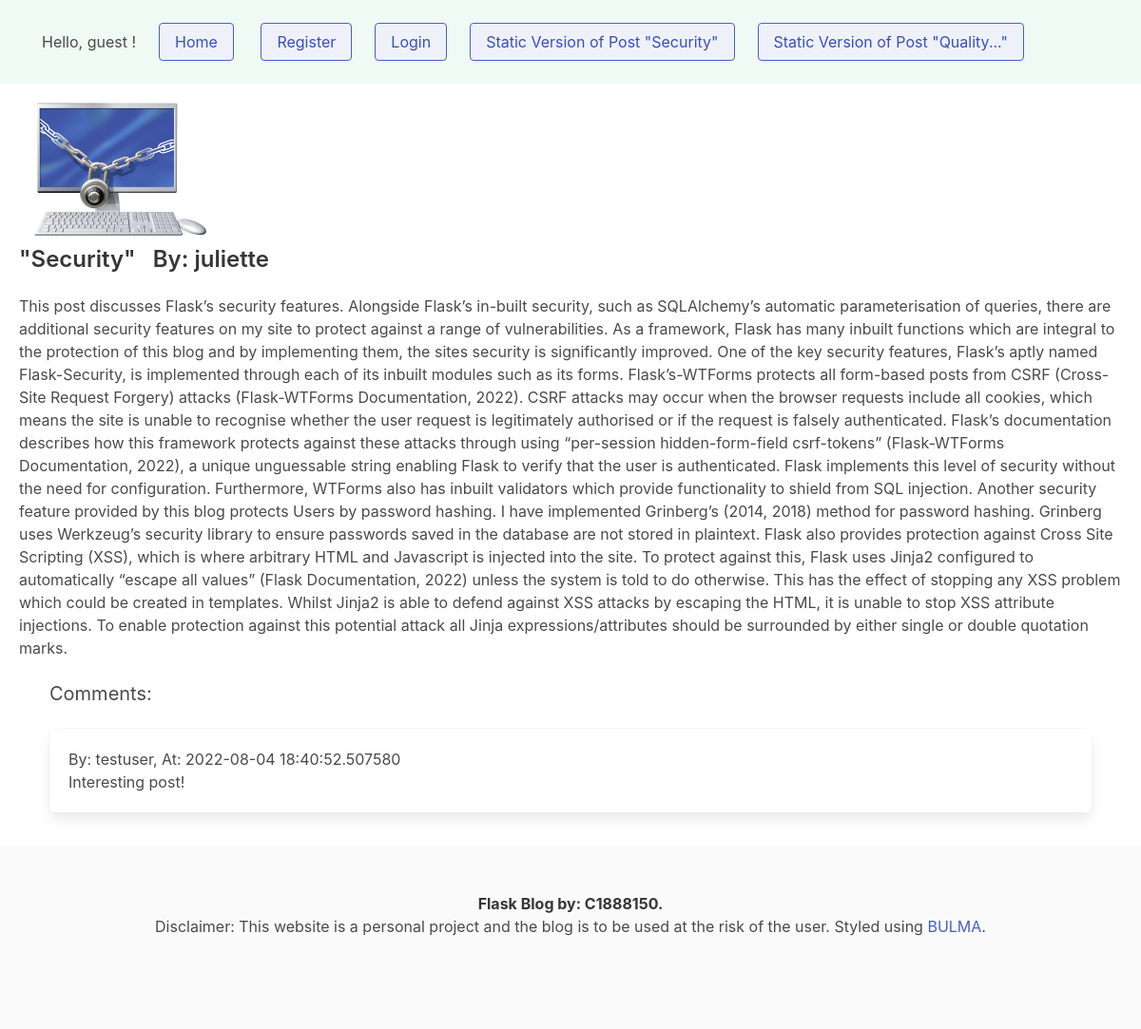
/post/1, run on the app's committed database.
### blog/models.py (models this page shows, shortened)
class Post(db.Model):
  id = db.Column(db.Integer, primary_key=True)
  date = db.Column(db.DateTime, nullable=False, default=datetime.utcnow)
  title = db.Column(db.Text, nullable=False)
  content_summary = db.Column(db.Text, nullable=False)
  content = db.Column(db.Text, nullable=False)
  image_file = db.Column(db.String(40), nullable=False, default='default.jpg')
  author_id = db.Column(db.Integer, db.ForeignKey('user.id'), nullable=False)

class User(UserMixin,db.Model):
  id = db.Column(db.Integer, primary_key=True)
  first_name = db.Column(db.String(20), unique=False, nullable=False)
  last_name = db.Column(db.String(20), unique=False, nullable=False)
  email = db.Column(db.String(100), unique=True, nullable=False)
  hashed_password=db.Column(db.String(128))
  post = db.relationship('Post', backref='user', lazy=True)
  comment = db.relationship('Comments', backref='user', lazy=True)
  @property
  def password(self):
    raise AttributeError('Password is not readable.')

class Comments(db.Model):
  id = db.Column(db.Integer, primary_key=True)
  date = db.Column(db.DateTime, nullable=False, default=datetime.utcnow)
  body = db.Column(db.Text, nullable=False)
  author_id = db.Column(db.Integer, db.ForeignKey('user.id'), nullable=True)
  post_id = db.Column(db.Integer, db.ForeignKey('post.id'), nullable=True)

### blog/routes.py (the view)
@app.route("/post/<int:post_id>", methods=['GET','POST'])
def post(post_id):
  post=Post.query.get_or_404(post_id)
  comments_post = Comments.query.filter_by(post_id=post_id).all()
  return render_template('post.html',title=post.title,post=post, comments_post=comments_post)

### blog/templates/post.html (shortened to what this page needs)
{% extends "layout.html" %}
{% block content %}
<br>
<div class="container is-fluid">
    <img src="{{ url_for('static', filename='img/' + post.image_file) }}" width="200" height="200">
<h1 class="title is-4">"{{ post.title }}" &nbsp By: {{ post.user.first_name }}</h1>
<p>
    {{post.content}}</p>
<br>
<div class="container is-fluid">
    <h1 class="subtitle">Comments:</h1>
{% for comment in comments_post %}
<div class="box">
<p> By: {{ comment.user.first_name }}, At: {{ comment.date}} </p>
    <p>{{ comment.body }}</p>
</div>
{% endfor %}
</div>
</div>
<br>
{% endblock content %}

### data on the page
Post: image_file (picture), title "Security", content "This post discusses Flask’s security features. Alongside Flask’s in-built security, such as SQLAlchemy’s automatic parameterisation of queries, there are additional security features on my site to protect against a range of vulnerabilities. As a framework, Flask has many inbuilt functions which are integral to the protection of this blog and by implementing them, the sites security is significantly improved. One of the key security features, Flask’s aptly named Flask-Security, is implemented through each of its inbuilt modules such as its forms. Flask’s-WTForms protects all form-based posts from CSRF (Cross-Site Request Forgery) attacks (Flask-WTForms Documentation, 2022). CSRF attacks may…"
User: user.first_name "juliette"
Comments: user.first_name "testuser", date "2022-08-04 18:40:52.507580", body "Interesting post!"
